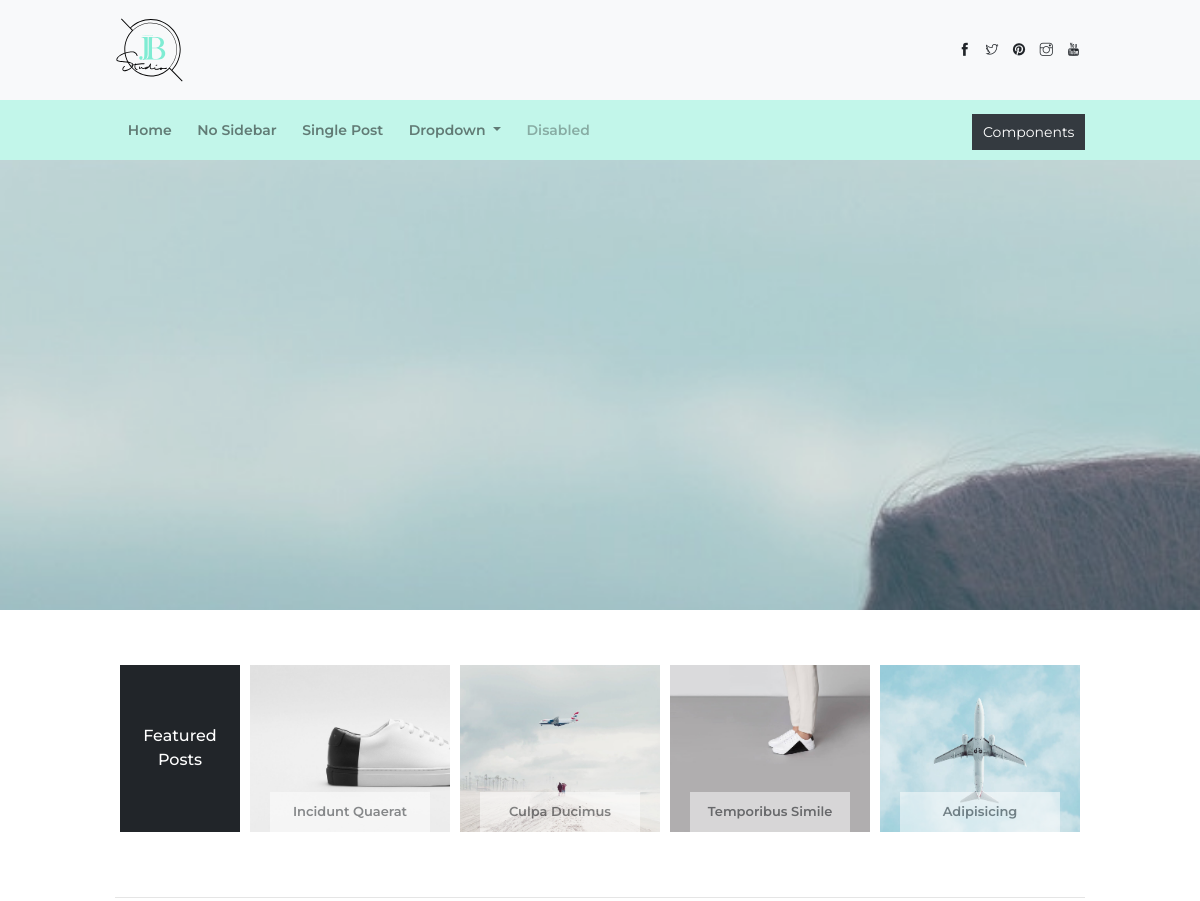
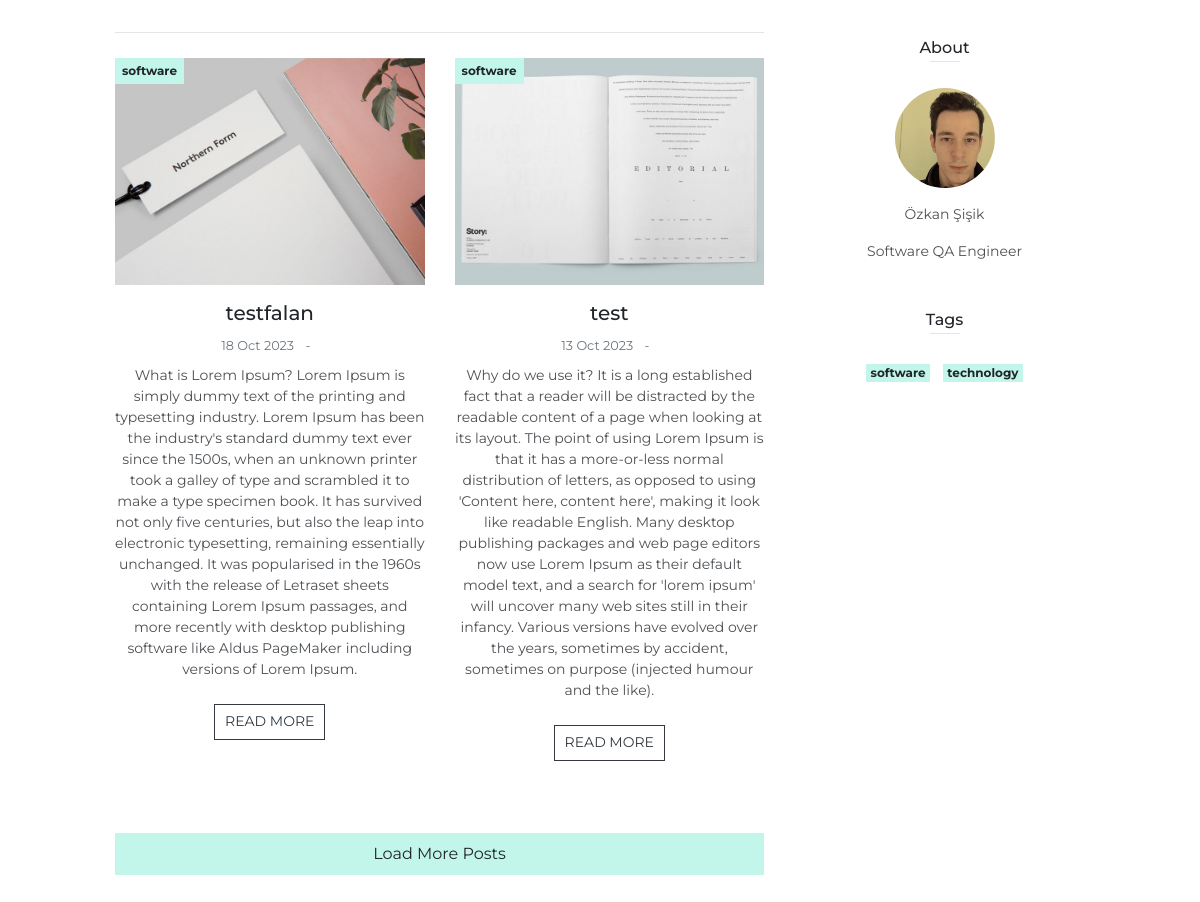
The page /cat/software on the database its author committed (2 pictures, top to bottom).
### blog/models.py (models this page shows, shortened)
class Post(models.Model):
    user = models.ForeignKey('auth.User',null=True, default=None, related_name = 'post', on_delete= models.CASCADE)
    title = models.CharField(max_length=100, verbose_name='Title')
    content = models.TextField(verbose_name='Content')
    publish_date = models.DateTimeField(verbose_name= 'Publish Date', auto_now_add = True)
    image = models.ImageField(null=True, blank=True, upload_to='post')
    slug= models.SlugField(unique= True, editable= False, max_length=130)
    category= models.ForeignKey(Category, on_delete=models.CASCADE)
    def get_absolute_url(self):
        return reverse('detail', kwargs={'slug': self.slug})
    def yearpublished(self):
        return self.publish_date.strftime('%d %b %Y')
    class Meta:
        ordering = ['-publish_date', 'id']

class Category(models.Model):
    title = models.CharField(max_length=200)
    slug = models.SlugField(max_length=200, default="")
    def __str__(self):
        return self.title

### blog/views.py (the view)
# urls.py: path('cat/<slug:category_slug>', category_show, name='category_show'),
def category_show(request, category_slug):
    context = dict()
    context['cat'] = Category.objects.all()
    context['category'] = get_object_or_404(
        Category, slug=category_slug,
    )
    context['items'] = Post.objects.filter(
        category=context['category'],
    )
    return render(request, 'category_show.html', context)

### Template/category_show.html (shortened to what this page needs)
<!DOCTYPE html>
<html lang="en">
<head>
    <link rel="stylesheet" href="assets/vendors/themify-icons/css/themify-icons.css">
	<link rel="stylesheet" href="/static/css/joeblog.css">
</head>
<body data-spy="scroll" data-target=".navbar" data-offset="40" id="home">
    <nav class="navbar navbar-light bg-light">
        <div class="container">
            <a class="navbar-brand" href="#">
                <img src="/static/imgs/logo.svg" alt="">
            </a>
            <div class="socials">
                <a href="javascript:void(0)"><i class="ti-facebook"></i></a>
                <a href="javascript:void(0)"><i class="ti-twitter"></i></a>
                <a href="javascript:void(0)"><i class="ti-pinterest-alt"></i></a>
                <a href="javascript:void(0)"><i class="ti-instagram"></i></a>
                <a href="javascript:void(0)"><i class="ti-youtube"></i></a>
            </div>
        </div>
    </nav>
    <nav class="navbar custom-navbar navbar-expand-md navbar-light bg-primary sticky-top">
        <div class="container">
            <div class="collapse navbar-collapse" id="navbarSupportedContent">
                <ul class="navbar-nav">
                    <li class="nav-item">
                        <a class="nav-link" href="http://127.0.0.1:8000/#">Home</a>
                    </li>
                    <li class="nav-item">
                        <a class="nav-link" href="no-sidebar.html">No Sidebar</a>
                    </li>
                    <li class="nav-item">
                        <a class="nav-link" href="single-post.html">Single Post</a>
                    </li>
                    <li class="nav-item dropdown">
                        <a class="nav-link dropdown-toggle" href="#" id="navbarDropdown" role="button" data-toggle="dropdown" aria-haspopup="true" aria-expanded="false">
                            Dropdown
                        </a>
                    </li>
                    <li class="nav-item">
                        <a class="nav-link disabled" href="#">Disabled</a>
                    </li>
                </ul>
                <div class="navbar-nav ml-auto">
                    <li class="nav-item">
                        <a href="components.html" class="ml-4 btn btn-dark mt-1 btn-sm">Components</a>
                    </li>
                </div>
            </div>
        </div>
    </nav>
    <header class="page-header"></header>
    <div class="container">
        <section>
            <div class="feature-posts">
                <a href="single-post.html" class="feature-post-item">
                    <span>Featured Posts</span>
                </a>
                <a href="single-post.html" class="feature-post-item">
                    <img src="assets/imgs/img-1.jpg" class="w-100" alt="">
                    <div class="feature-post-caption">Incidunt Quaerat</div>
                </a>
                <a href="single-post.html" class="feature-post-item">
                    <img src="assets/imgs/img-2.jpg" class="w-100" alt="">
                    <div class="feature-post-caption">Culpa Ducimus</div>
                </a>
                <a href="single-post.html" class="feature-post-item">
                    <img src="assets/imgs/img-3.jpg" class="w-100" alt="">
                    <div class="feature-post-caption">Temporibus Simile</div>
                </a>
                <a href="single-post.html" class="feature-post-item">
                    <img src="assets/imgs/img-4.jpg" class="w-100" alt="">
                    <div class="feature-post-caption">Adipisicing</div>
                </a>
            </div>
        </section>
        <hr>
        <div class="page-container">
            <div class="page-content">
                <hr>
                <div class="row">
                    {% for post in items %}
                    <div class="col-lg-6">
                        <div class="card text-center mb-5">
                            <div class="card-header p-0">
                                <div class="blog-media">
                                    <img src="{{post.image.url}}" alt="" class="w-100">
                                    <a href="#" class="badge badge-primary">{{post.category}}</a>
                                </div>
                            </div>
                            <div class="card-body px-0">
                                <h5 class="card-title mb-2">{{post.title}}</h5>
                                <small class="small text-muted">{{post.yearpublished}}
                                    <span class="px-2">-</span>
                                </small>
                                <p class="my-2">{{post.content}}</p>
                            </div>
                            <div class="card-footer p-0 text-center">
                                <a href="{{post.get_absolute_url}}" class="btn btn-outline-dark btn-sm">READ MORE</a>
                            </div>
                        </div>
                    </div>
                    {% endfor %}
                </div>
                <button class="btn btn-primary btn-block my-4">Load More Posts</button>
            </div>
            <div class="page-sidebar text-center">
                <h6 class="sidebar-title section-title mb-4 mt-3">About</h6>
                <img src="/static/imgs/bio.jpeg" alt="" class="circle-100 mb-3">
                <p>Özkan Şişik</p>
                <p>Software QA Engineer</p>
                <h6 class="sidebar-title mt-5 mb-4">Tags</h6>
                <div class="category">
                    <div class="category-list">
                        {% for item in cat %}
                             <a href="{% url 'category_show' category_slug=item.slug %}" class="badge badge-primary m-1" >{{item.title}}</a>
                        {% endfor %}
                        </div>
                </div>
            </div>
        </div>
    </div>
</body>
</html>

### rows shown on the page
Post: image (picture), category "software", title "testfalan", yearpublished "18 Oct 2023", content "What is Lorem Ipsum? Lorem Ipsum is simply dummy text of the printing and typesetting industry. Lorem Ipsum has been the industry's standard dummy text ever since the 1500s, when an unknown printer took a galley of type and scrambled it to make a type specimen book. It has survived not only five centuries, but also the leap into electronic typesetting, remaining essentially unchanged. It was popularised in the 1960s with the release of Letraset sheets containing Lorem Ipsum passages, and more recently with desktop publishing software like Aldus PageMaker including versions of Lorem Ipsum."
Post: image (picture), category "software", title "test", yearpublished "13 Oct 2023", content "Why do we use it? It is a long established fact that a reader will be distracted by the readable content of a page when looking at its layout. The point of using Lorem Ipsum is that it has a more-or-less normal distribution of letters, as opposed to using 'Content here, content here', making it look like readable English. Many desktop publishing packages and web page editors now use Lorem Ipsum as their default model text, and a search for 'lorem ipsum' will uncover many web sites still in their infancy. Various versions have evolved over the years, sometimes by accident, sometimes on purpose (injected humour and the like)."
Category: title "software"
Category: title "technology"
